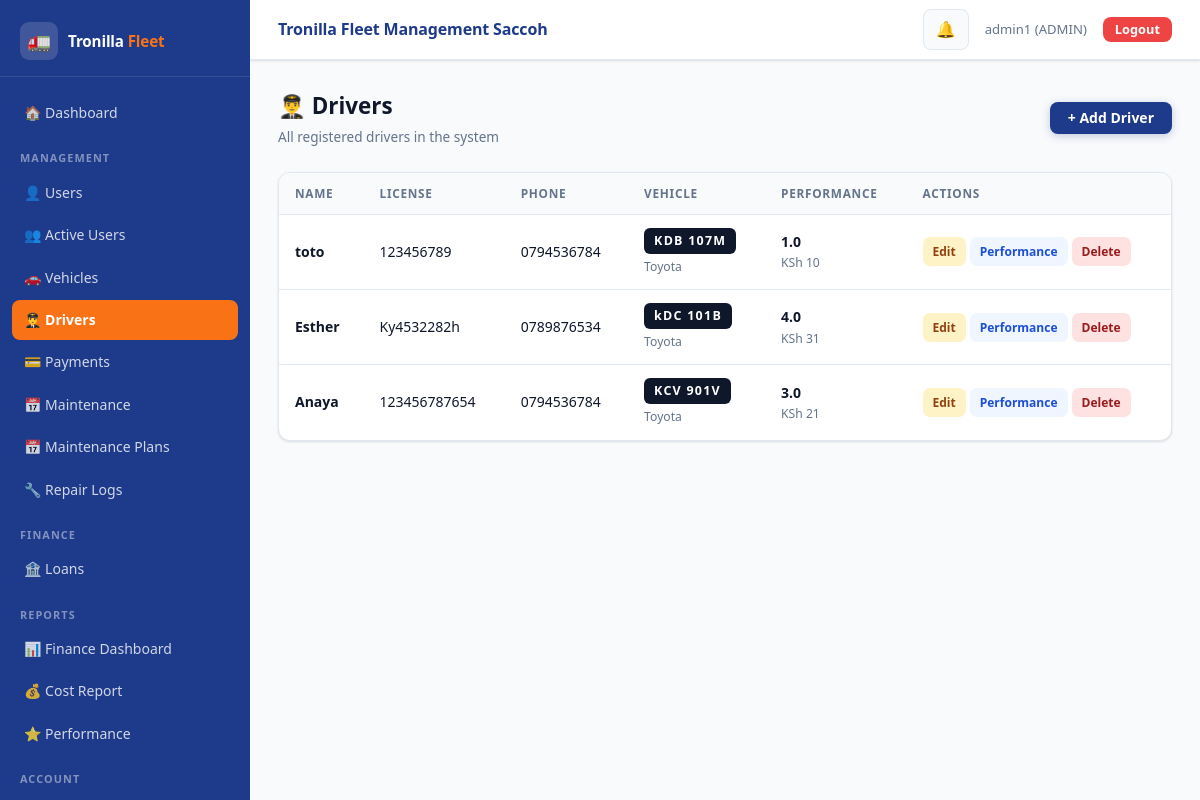
Page /drivers/ (signed in) on the committed database.
### accounts/models.py (models this page shows, shortened)
class User(AbstractUser):
    ROLE_CHOICES = (
        ('ADMIN', 'Admin'),
        ('DRIVER', 'Driver'),
    )
    role = models.CharField(
        max_length=10,
        choices=ROLE_CHOICES,
        default='DRIVER'
    )
    phone_number = models.CharField(
        max_length=15,
        blank=True,
        null=True,
        unique=True
    )
    is_active_driver = models.BooleanField(default=True)

### drivers/models.py (models this page shows, shortened)
class Driver(models.Model):
    user = models.OneToOneField(User, on_delete=models.CASCADE)
    license_number = models.CharField(max_length=50, unique=True)
    phone = models.CharField(max_length=15)
    assigned_vehicle = models.OneToOneField(
        Vehicle,
        on_delete=models.SET_NULL,
        null=True,
        blank=True
    )
    performance_score = models.FloatField(default=0)
    total_trips = models.PositiveIntegerField(default=0)
    total_collections = models.DecimalField(
        max_digits=12,
        decimal_places=2,
        default=0
    )

### vehicles/models.py (models this page shows, shortened)
class Vehicle(models.Model):
    STATUS_CHOICES = (
        ('ACTIVE', 'Active'),
        ('MAINTENANCE', 'Under Maintenance'),
        ('INACTIVE', 'Inactive'),
    )
    number_plate = models.CharField(max_length=20, unique=True)
    model = models.CharField(max_length=100)
    year = models.PositiveIntegerField()
    status = models.CharField(
        max_length=20,
        choices=STATUS_CHOICES,
        default='ACTIVE'
    )
    assigned_driver = models.ForeignKey(
        User,
        on_delete=models.SET_NULL,
        null=True,
        blank=True,
        limit_choices_to={'role': 'DRIVER'}
    )

### drivers/views.py (the view)
# urls.py: path('', views.driver_list, name='driver_list'),
@admin_required
def driver_list(request):
    drivers = get_all_drivers()
    return render(request, 'driver_list.html', {'drivers': drivers})

### accounts/permissions.py (called while the page is built)
def admin_required(view_func):
    @wraps(view_func)
    def wrapper(request, *args, **kwargs):
        if request.user.is_authenticated and request.user.role == 'ADMIN':
            response = view_func(request, *args, **kwargs)
            response['Cache-Control'] = 'no-cache, no-store, must-revalidate'
            response['Pragma'] = 'no-cache'
            response['Expires'] = '0'
            return response
        return redirect('login')
    return wrapper

### drivers/services.py (called while the page is built)
def get_all_drivers():
    drivers = Driver.objects.select_related('user', 'assigned_vehicle').all()
    for d in drivers:
        payments = Payment.objects.filter(
            driver=d.user,
            status='SUCCESS'
        )
        d.total_collections = payments.aggregate(
            total=Sum('amount')
        )['total'] or 0
        d.total_trips = payments.count()
        d.performance_score = float(d.total_trips)
    return drivers

### notifications/context_processors.py (called while the page is built)
def notification_context(request):
    if request.user.is_authenticated:
        notifications = get_user_notifications(request.user)[:10]  # 🔥 limit for navbar
        unread_count = get_unread_count(request.user)
    else:
        notifications = []
        unread_count = 0
    return {
        "notifications": notifications,
        "unread_count": unread_count
    }

### notifications/services.py (called while the page is built)
def get_user_notifications(user):
    return Notification.objects.filter(user=user)

def get_unread_count(user):
    return Notification.objects.filter(
        user=user,
        is_read=False
    ).count()

### drivers/templates/driver_list.html
{% extends 'base.html' %}
{% block content %}
<div class="page-header">
  <div>
    <div class="page-title">👨‍✈️ Drivers</div>
    <div class="page-sub">All registered drivers in the system</div>
  </div>
  <a href="{% url 'driver_create' %}" class="btn btn-primary">+ Add Driver</a>
</div>
<div class="table-wrap">
  <table>
    <thead>
      <tr>
        <th>Name</th>
        <th>License</th>
        <th>Phone</th>
        <th>Vehicle</th>
        <th>Performance</th>
        <th>Actions</th>
      </tr>
    </thead>
    <tbody>
      {% for d in drivers %}
      <tr>
        <td style="font-weight:600;">{{ d.user.username }}</td>
        <td>{{ d.license_number }}</td>
        <td>{{ d.phone }}</td>
        <td>
          {% if d.assigned_vehicle %}
            <span class="plate-tag">{{ d.assigned_vehicle.number_plate }}</span>
            <div style="font-size:.76rem;color:var(--text-muted);margin-top:3px;">{{ d.assigned_vehicle.model }}</div>
          {% else %}
            <span style="color:var(--text-muted);">Not Assigned</span>
          {% endif %}
        </td>
        <td>
          <strong>{{ d.performance_score }}</strong>
          <div style="font-size:.76rem;color:var(--text-muted);">KSh {{ d.total_collections }}</div>
        </td>
        <td>
          <div class="d-flex gap-1 flex-wrap">
            <a href="{% url 'driver_update' d.id %}" class="action-btn btn-edit">Edit</a>
            <a href="{% url 'driver_performance' d.id %}" class="action-btn btn-view">Performance</a>
            <a href="{% url 'driver_delete' d.id %}"
               class="action-btn btn-delete"
               onclick="return confirm('Delete this driver?')">Delete</a>
          </div>
        </td>
      </tr>
      {% empty %}
      <tr>
        <td colspan="6">
          <div class="empty-state"><div class="ei">👨‍✈️</div>No drivers registered yet.</div>
        </td>
      </tr>
      {% endfor %}
    </tbody>
  </table>
</div>
{% endblock %}

### accounts/templates/base.html (shortened to what this page needs)
<!DOCTYPE html>
<html lang="en">
{% load static %}
<head>
  <link href="https://cdn.jsdelivr.net/npm/bootstrap@5.3.0/dist/css/bootstrap.min.css" rel="stylesheet">
  <link rel="stylesheet" href="{% static 'css/style.css' %}">
</head>
<body>
<div class="layout-wrap">
  <aside class="sidebar" id="sidebar">
    <div class="sidebar-brand">
      <div class="brand-icon">🚛</div>
      <div class="brand-name">Tronilla <span>Fleet</span></div>
    </div>
    <nav class="sidebar-nav" onclick="handleNavClick(event)">
      {% if request.user.is_authenticated %}
        <a href="{% if request.user.role == 'ADMIN' %}{% url 'admin_dashboard' %}{% else %}{% url 'driver_dashboard' %}{% endif %}">
          🏠 Dashboard
        </a>
        {% if request.user.role == 'ADMIN' %}
          <div class="sidebar-section-label">Management</div>
          <a href="{% url 'user_list' %}">👤 Users</a>
          <a href="{% url 'active_users' %}">👥 Active Users</a>
          <a href="{% url 'vehicle_list' %}">🚗 Vehicles</a>
          <a href="{% url 'driver_list' %}">👨‍✈️ Drivers</a>
          <a href="{% url 'admin_payment_list' %}">💳 Payments</a>
          <a href="{% url 'schedule_list' %}">📅 Maintenance</a>
          <a href="{% url 'maintenance_plans' %}">📅 Maintenance Plans</a>
          <a href="{% url 'repair_logs' %}">🔧 Repair Logs</a>
          <div class="sidebar-section-label">Finance</div>
          <a href="{% url 'loan_list' %}">🏦 Loans</a>
          <div class="sidebar-section-label">Reports</div>
          <a href="{% url 'dashboard' %}">📊 Finance Dashboard</a>
          <a href="{% url 'cost_report' %}">💰 Cost Report</a>
          <a href="{% url 'performance_report' %}">⭐ Performance</a>
        {% endif %}
        <div class="sidebar-section-label">Account</div>
        <a href="{% url 'logout' %}" style="color:#fca5a5;">🚪 Logout</a>
      {% endif %}
    </nav>
  </aside>
  <div class="main-wrap">
    <header class="topbar">
      <div class="topbar-title">Tronilla Fleet Management Saccoh</div>
      <div class="topbar-right">
        {% if request.user.is_authenticated %}
          <div style="position:relative;">
            <button class="notif-btn" id="notif-toggle">
              🔔
            </button>
          </div>
          <span class="topbar-user">{{ request.user.username }} ({{ request.user.role }})</span>
          <a href="{% url 'logout' %}" class="btn btn-danger btn-sm d-md-inline-flex">Logout</a>
        {% endif %}
      </div>
    </header>
    <div class="page-content">
      {% block content %}{% endblock %}
    </div>
  </div>
</div>
</body>
</html>

### rows in the picture
User: user.username "admin1", user.role "ADMIN"
Driver: user.username "toto", license_number "123456789", phone "0794536784", assigned_vehicle.number_plate "KDB 107M", assigned_vehicle.model "Toyota", performance_score "1.0", total_collections "10"
Driver: user.username "Esther", license_number "Ky4532282h", phone "0789876534", assigned_vehicle.number_plate "kDC 101B", assigned_vehicle.model "Toyota", performance_score "4.0", total_collections "31"
Driver: user.username "Anaya", license_number "123456787654", phone "0794536784", assigned_vehicle.number_plate "KCV 901V", assigned_vehicle.model "Toyota", performance_score "3.0", total_collections "21"
